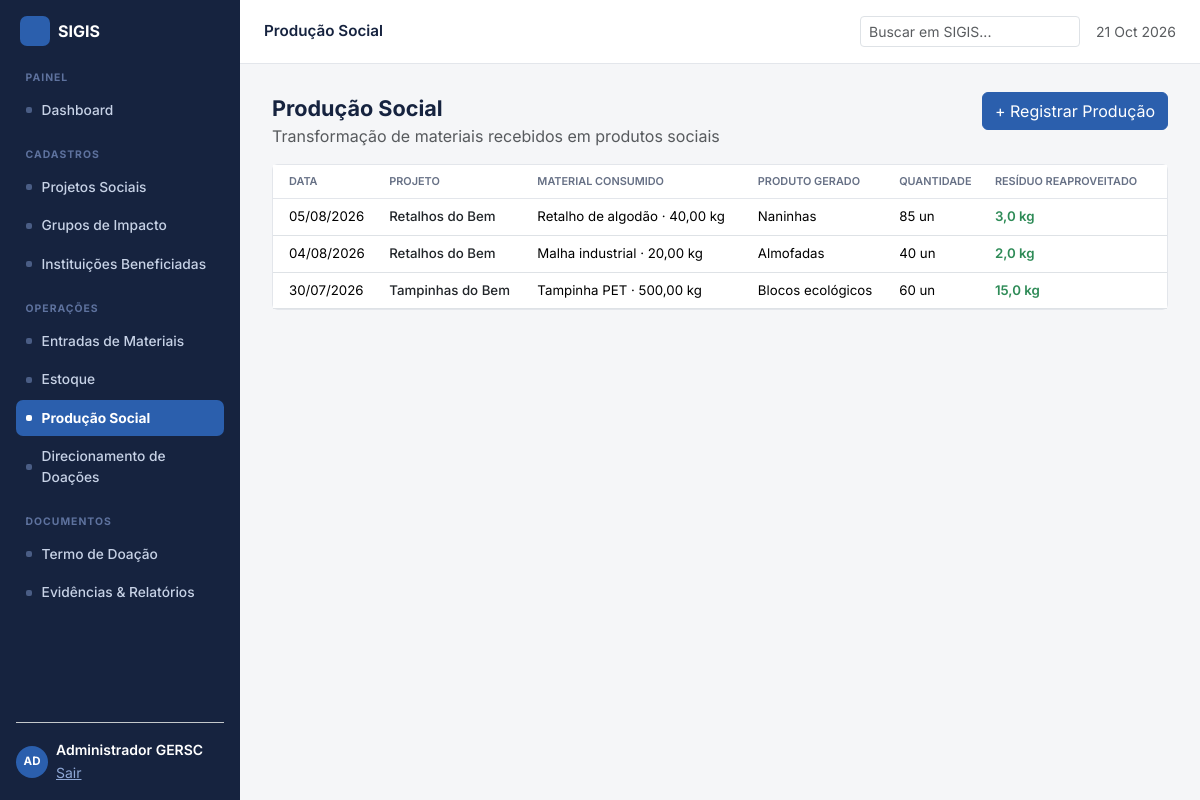
/producao.php (signed in), run on an earlier commit of the app's database.
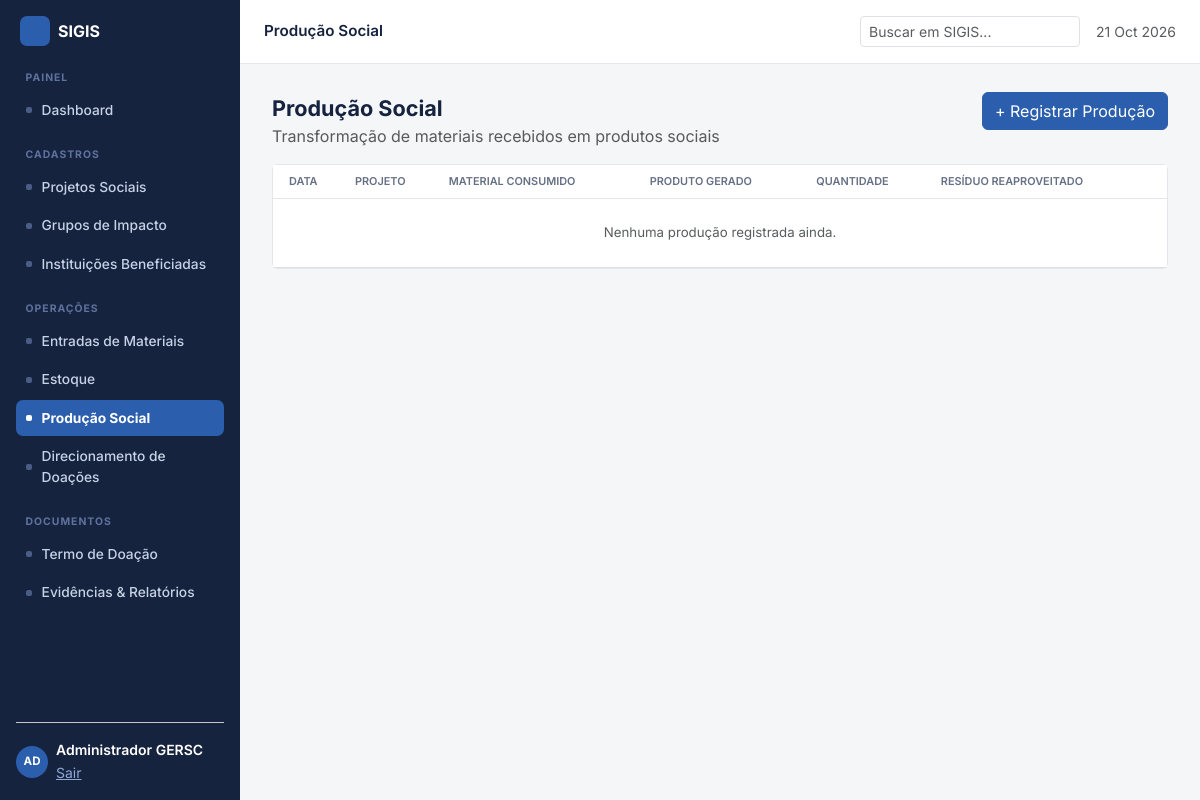
And on a later commit of the database.
### tables this page shows
CREATE TABLE producoes (
  id INT AUTO_INCREMENT PRIMARY KEY,
  data_producao DATE NOT NULL,
  projeto_id INT,
  item_consumido_id INT,
  qtd_consumida DECIMAL(12,3),
  produto_gerado VARCHAR(150),
  quantidade_gerada DECIMAL(12,3),
  unidade_gerada VARCHAR(20),
  residuo_kg DECIMAL(12,3) DEFAULT 0,
  criado_por INT NULL,
  criado_em TIMESTAMP DEFAULT CURRENT_TIMESTAMP,
  FOREIGN KEY (projeto_id) REFERENCES projetos(id),
  FOREIGN KEY (item_consumido_id) REFERENCES itens(id),
  FOREIGN KEY (criado_por) REFERENCES usuarios(id)
);

CREATE TABLE projetos (
  id INT AUTO_INCREMENT PRIMARY KEY,
  nome VARCHAR(150) NOT NULL,
  descricao TEXT,
  grupo_id INT NULL,
  status VARCHAR(20) NOT NULL DEFAULT 'Ativo',
  criado_em TIMESTAMP DEFAULT CURRENT_TIMESTAMP,
  FOREIGN KEY (grupo_id) REFERENCES grupos_impacto(id)
);

CREATE TABLE itens (
  id INT AUTO_INCREMENT PRIMARY KEY,
  grupo_id INT NOT NULL,
  projeto_id INT NULL,
  nome VARCHAR(150) NOT NULL,
  unidade VARCHAR(20) NOT NULL,
  peso_unitario DECIMAL(10,3) NOT NULL DEFAULT 0,
  multiplicador DECIMAL(10,3) NOT NULL DEFAULT 0,
  FOREIGN KEY (grupo_id) REFERENCES grupos_impacto(id),
  FOREIGN KEY (projeto_id) REFERENCES projetos(id)
);

### includes/functions.php (called while the page is built, shortened)
<?php
function fmt_num($n, $decimals = 0) {
    return number_format((float)$n, $decimals, ',', '.');
}
function e($s) {
    return htmlspecialchars((string)$s, ENT_QUOTES, 'UTF-8');
}
function active_screen() {
    $file = basename($_SERVER['PHP_SELF'], '.php');
    return $file;
}

### producao.php (the view, shortened to what the changed rows need)
<?php
require_once __DIR__ . '/includes/bootstrap.php';
$sql = "SELECT pr.*, p.nome as projeto_nome, i.nome as item_nome
        FROM producoes pr
        LEFT JOIN projetos p ON p.id = pr.projeto_id
        LEFT JOIN itens i ON i.id = pr.item_consumido_id
        ORDER BY pr.data_producao DESC, pr.id DESC";
$producoes = $pdo->query($sql)->fetchAll();
require __DIR__ . '/includes/layout_top.php';
?>
<div class="card">
  <div class="table-responsive">
    <table class="table table-sigis mb-0">
      <thead><tr><th class="ps-3">Data</th><th>Projeto</th><th>Material consumido</th><th>Produto gerado</th><th>Quantidade</th><th class="pe-3">Resíduo reaproveitado</th></tr></thead>
      <tbody>
        <?php foreach ($producoes as $p) { ?>
          <tr>
            <td class="ps-3"><?php echo e(date('d/m/Y', strtotime($p['data_producao']))); ?></td>
            <td class="fw-medium text-dark"><?php echo e($p['projeto_nome'] ?: '—'); ?></td>
            <td><?php echo e($p['item_nome']) . ' · ' . fmt_num($p['qtd_consumida'], 2) . ' kg'; ?></td>
            <td><?php echo e($p['produto_gerado']); ?></td>
            <td><?php echo fmt_num($p['quantidade_gerada'], 0) . ' ' . e($p['unidade_gerada']); ?></td>
            <td class="pe-3 fw-semibold" style="color:#2E8B57"><?php echo fmt_num($p['residuo_kg'], 1); ?> kg</td>
          </tr>
        <?php } ?>
        <?php if (!count($producoes)) { ?>
          <tr><td colspan="6" class="text-center text-muted py-4">Nenhuma produção registrada ainda.</td></tr>
        <?php } ?>
      </tbody>
    </table>
  </div>
</div>
<?php require __DIR__ . '/includes/layout_bottom.php'; ?>

### includes/layout_top.php (shortened to what the changed rows need)
<?php
$active = active_screen();
$navConfig = array(
    array('label' => 'Painel', 'items' => array(
        array('id' => 'dashboard', 'label' => 'Dashboard'),
    )),
    array('label' => 'Cadastros', 'items' => array(
        array('id' => 'projetos', 'label' => 'Projetos Sociais'),
        array('id' => 'grupos', 'label' => 'Grupos de Impacto'),
        array('id' => 'instituicoes', 'label' => 'Instituições Beneficiadas'),
    )),
    array('label' => 'Operações', 'items' => array(
        array('id' => 'entradas', 'label' => 'Entradas de Materiais'),
        array('id' => 'estoque', 'label' => 'Estoque'),
        array('id' => 'producao', 'label' => 'Produção Social'),
        array('id' => 'doacoes', 'label' => 'Direcionamento de Doações'),
    )),
    array('label' => 'Documentos', 'items' => array(
        array('id' => 'termo', 'label' => 'Termo de Doação'),
        array('id' => 'evidencias', 'label' => 'Evidências & Relatórios'),
    )),
);
?>
<!DOCTYPE html>
<html lang="pt-BR">
<head>
<link href="https://cdn.jsdelivr.net/npm/bootstrap@5.3.3/dist/css/bootstrap.min.css" rel="stylesheet">
<link href="https://cdn.jsdelivr.net/npm/bootstrap-icons@1.11.3/font/bootstrap-icons.min.css" rel="stylesheet">
<link href="assets/css/style.css" rel="stylesheet">
</head>
<body>
<div class="d-flex">
  <nav class="sigis-sidebar flex-column p-3 d-flex">
    <div class="d-flex align-items-center gap-2 mb-4 px-1">
      <div class="brand-mark sm"></div>
      <div class="text-white fw-bold fs-6">SIGIS</div>
    </div>
    <?php foreach ($navConfig as $group) { ?>
      <div class="nav-group-label"><?php echo e($group['label']); ?></div>
      <div class="mb-3">
        <?php foreach ($group['items'] as $item) { ?>
          <a class="nav-link <?php echo $active === $item['id'] ? 'active' : ''; ?>" href="<?php echo e($item['id']); ?>.php">
            <span class="dot"></span><?php echo e($item['label']); ?>
          </a>
        <?php } ?>
      </div>
    <?php } ?>
    <div class="mt-auto pt-3 border-top border-secondary-subtle d-flex align-items-center gap-2">
      <div class="sigis-avatar">AD</div>
      <div style="min-width:0">
      </div>
    </div>
  </nav>
  <div class="flex-fill d-flex flex-column" style="min-width:0">
    <div class="sigis-content flex-fill">

What changed in the data, as far as the page shows it:
removed producoes: data_producao "05/08/2026", projeto.nome "Retalhos do Bem", item_consumido.nome "Retalho de algodão", qtd_consumida "40,00", produto_gerado "Naninhas", quantidade_gerada "85", unidade_gerada "un", residuo_kg "3,0"
removed producoes: data_producao "04/08/2026", projeto.nome "Retalhos do Bem", item_consumido.nome "Malha industrial", qtd_consumida "20,00", produto_gerado "Almofadas", quantidade_gerada "40", unidade_gerada "un", residuo_kg "2,0"
removed producoes: data_producao "30/07/2026", projeto.nome "Tampinhas do Bem", item_consumido.nome "Tampinha PET", qtd_consumida "500,00", produto_gerado "Blocos ecológicos", quantidade_gerada "60", unidade_gerada "un", residuo_kg "15,0"
Also different on the page:
text now shown: "Nenhuma produção registrada ainda."
